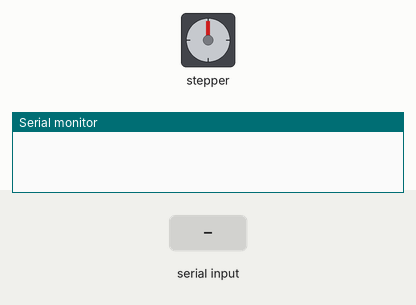
Bench run of a sketch on a simulated Arduino Uno, built with avr-gcc and run on an emulated ATmega328P. On the bench: stepper motor, the last lines printed to the serial monitor. Wiring (inferred from the names in the program): stepper motor driver (200 steps per turn assumed): step pin 7; direction pin 8. Inputs (shaded band) come from the test bench.

Above: at 1.2 s.
1.3 s: "90,45\n" received over Serial
At 3.7 s:
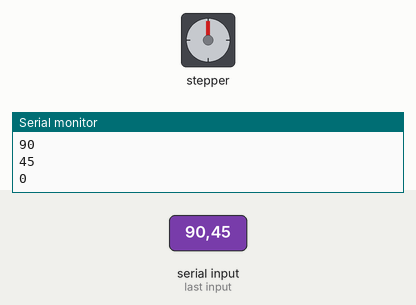
4.0 s: "30,150\n" received over Serial
At 6.0 s:
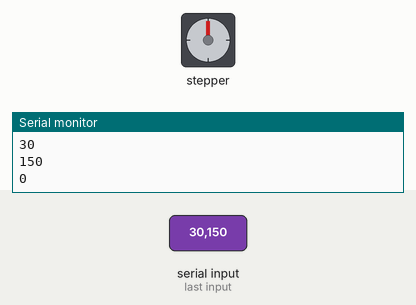
Timing chart, 0 to 7.5 s (numbered marks = the images above; inputs shaded):
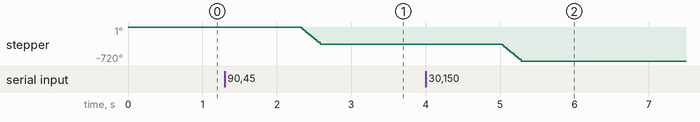

Measured:
- after the input at 1.3 s, stepper: turns 360° counter-clockwise in 0.28 s, starting after 1.0 s
- after the input at 4.0 s, stepper: turns 360° counter-clockwise in 0.28 s, starting after 1.0 s

The sketch:

StepperConstVel.ino
```cpp
int x;
int new_delay_velocity;
int delay_velocity;


void setup()
{
pinMode(7,OUTPUT); // Step
pinMode(8,OUTPUT); // Dir
//pinMode(2,OUTPUT); //MS3
//pinMode(3,OUTPUT); //MS2
//pinMode(4,OUTPUT); //MS1

Serial.begin(9600);

// Set Half Step
//digitalWrite(4,HIGH);


// Set delay
delay_velocity=700;

}

void loop()
{

  if (Serial.available()) {
    /* read the most recent byte */
    int  newvel = Serial.parseInt();
    /*ECHO the value that was read, back to the serial port. */
    Serial.println(newvel);

      if (newvel==1)
      {

        digitalWrite(8,HIGH);

        for(x = 0; x < 200; x++) // Constant Velocity
            {

              digitalWrite(7,HIGH); // Output high
               delayMicroseconds(delay_velocity);
               digitalWrite(7,LOW); // Output low
              delayMicroseconds(delay_velocity);
             }
             delay(1000);
      }

      else if (newvel==0)
     {
       digitalWrite(8,LOW);

       for(x = 0; x < 200; x++) // Constant Velocity
            {

              digitalWrite(7,HIGH); // Output high
               delayMicroseconds(delay_velocity);
               digitalWrite(7,LOW); // Output low
              delayMicroseconds(delay_velocity);
             }
             delay(1000);
     }
  }
}
```
